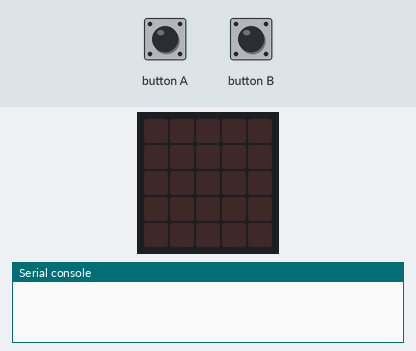
A program run on a simulated BBC micro:bit (MakeCode). Shown: the board's 5×5 LED display, the last lines printed to the serial console. The test bench sets the inputs (shaded band). No radio messages arrive unless stated (any console line starting 'radio sent:' is added by the test bench).

Above: at 1.2 s.
1.3 s: button A pressed for 0.15 s
At 1.9 s:
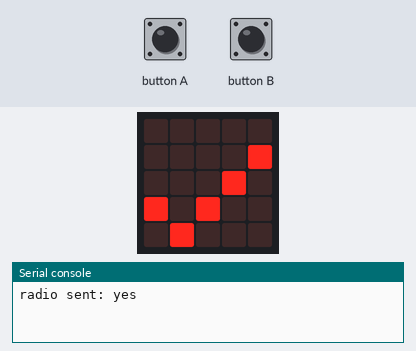
4.0 s: button B pressed for 0.15 s
At 5.0 s:
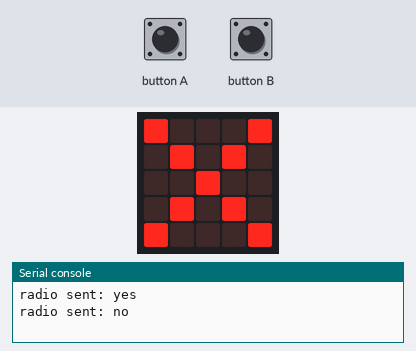
Timing chart, 0 to 7.0 s (numbered marks = the images above; inputs shaded):
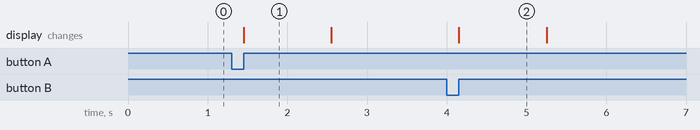

The program:

main.ts
```typescript
input.onButtonPressed(Button.A, function () {
    radio.sendString("yes")
    basic.showIcon(IconNames.Yes)
    basic.pause(500)
    basic.clearScreen()
})
radio.onReceivedString(function (receivedString) {
    if (receivedString == "yes") {
        basic.showIcon(IconNames.Yes)
        basic.pause(500)
        basic.clearScreen()
    } else if (receivedString == "no") {
        basic.showIcon(IconNames.No)
        basic.pause(500)
        basic.clearScreen()
    }
})
input.onButtonPressed(Button.B, function () {
    radio.sendString("no")
    basic.showIcon(IconNames.No)
    basic.pause(500)
    basic.clearScreen()
})
radio.setGroup(7)
```

test.ts
```typescript
// aquí va el archivo "tests"; esto no se compilará cuando este paquete se utilice como una extensión.
```

Measured:
- after the input at 1.3 s, the display: changes after 0.15 s (image 1)
- after the input at 4.0 s, the display: changes after 0.15 s (image 2)
- what the display in image 1 shows lasts 1.1 s, from 1.5 s to 2.6 s
